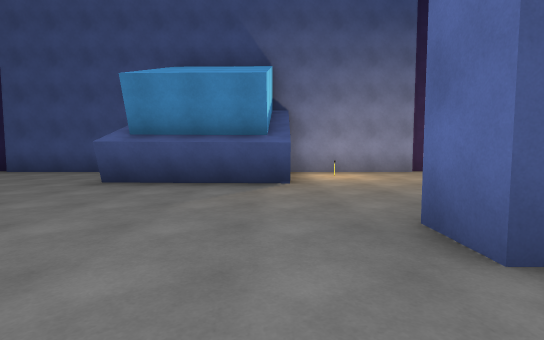
View 1 (above)

18 first-person views from a walk through a Unity game level. The camera is 1.3 m above the floor, tilts 4° down and sees 85° across. The floor is counted in squares, 2 m on a side. Each view is taken from the middle of a square. On the plan, view 1 faces up. The plan holds only what a view shows up to about 9 squares ahead; the rest is blank. The place goes on beyond the plan.

View 2
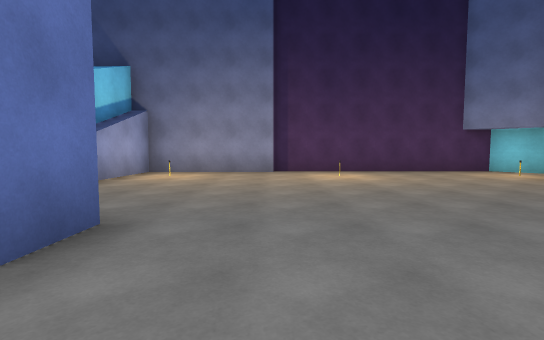

View 3
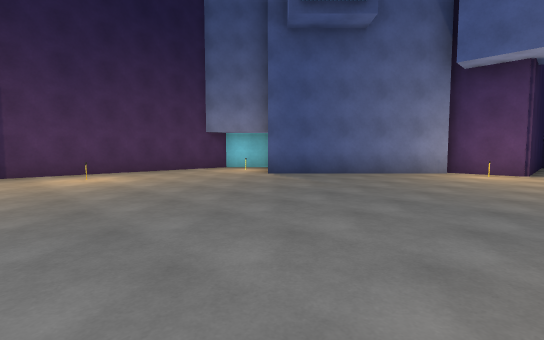

View 4
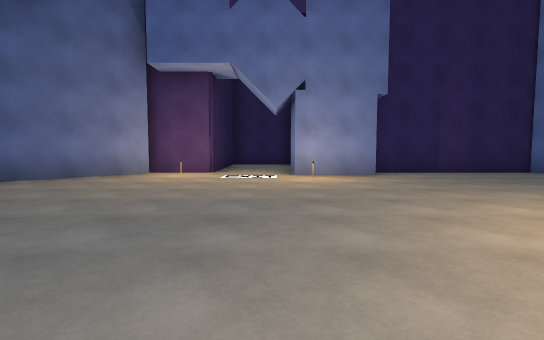

View 5
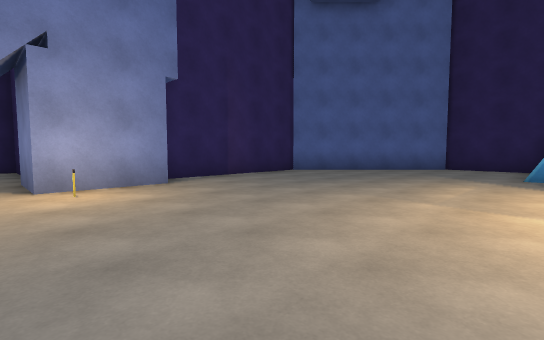

View 6
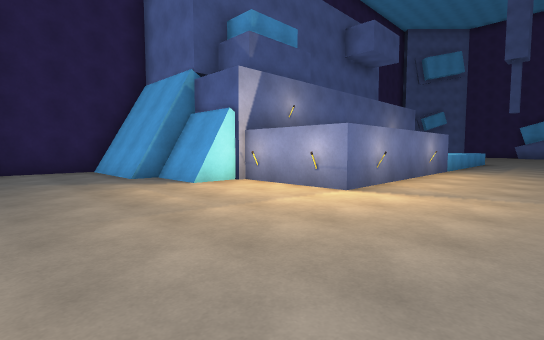

View 7
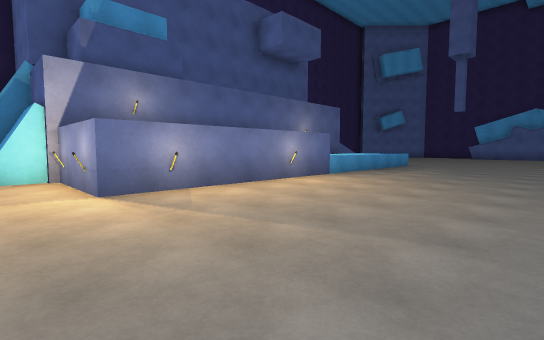

View 8
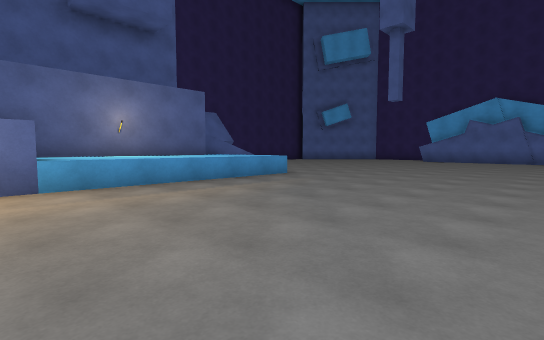

View 9
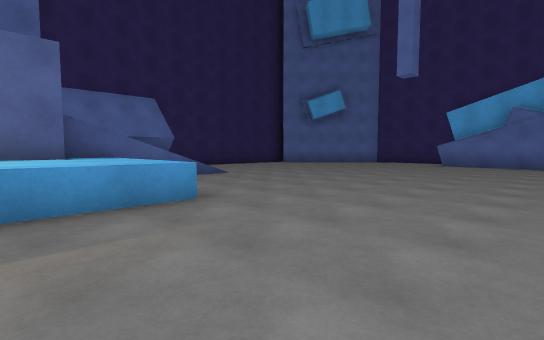

View 10
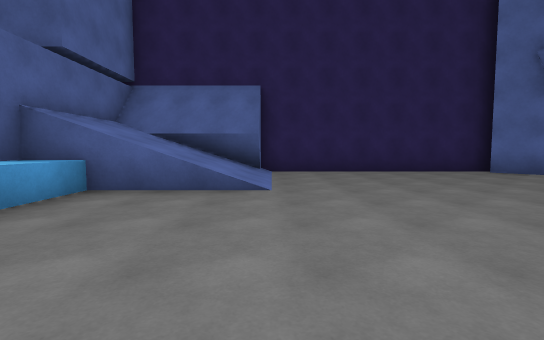

View 11
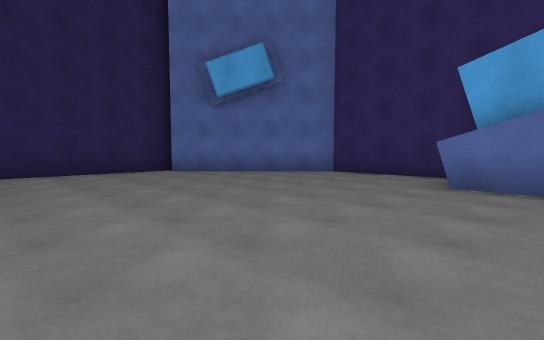

View 12
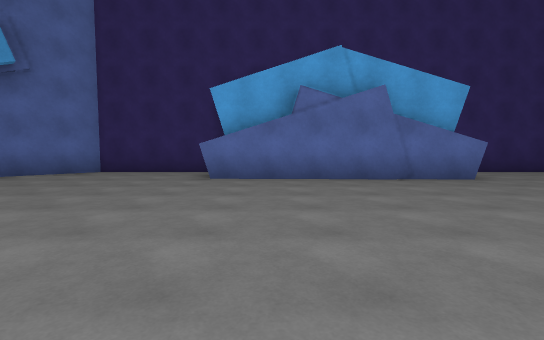

View 13
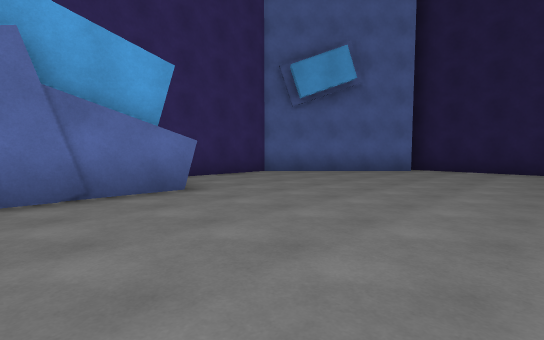

View 14
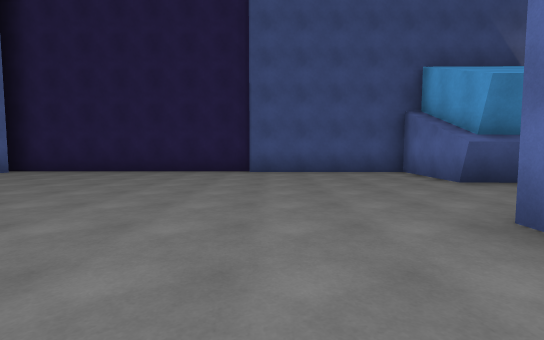

View 15
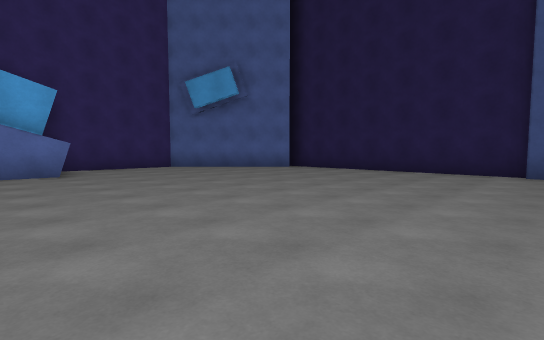

View 16
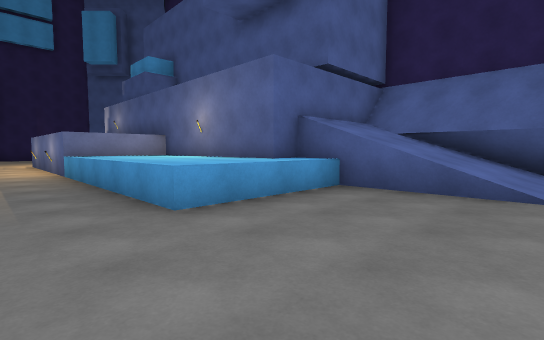

View 17
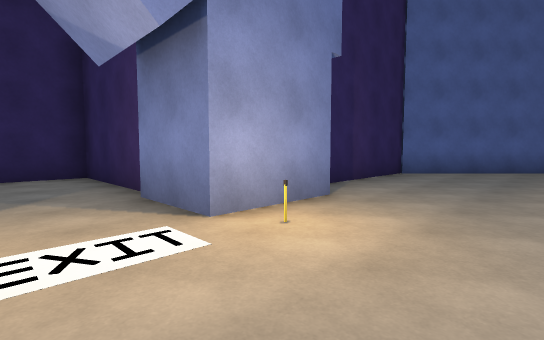

View 18
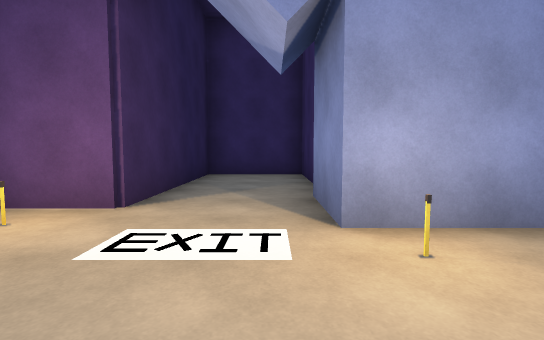

### Floor plan
Key: @ floor where view 1 was taken; # wall or solid block; . floor; / step, stairs or slope; = window, fence, low wall or low ledge; ^ raised ledge; O other object.
Columns run from 18 left of view 1 to 18 right of it. Each row starts with its distance up from view 1.
  9    #############  #############
  8   ##...........#  #...........#
  7  ##............#  #.O...O...O
  6 ##.............####.........##
  5 #............................##
  4 #.............................##
  3 #..............................##
  2 #.............#.....#...........#
  1   #............................O#####
  0   #...............@.................#
 -1   #.................................#
 -2   #...........................O######
 -3   #............................##
 -4   #.................O..O........#
 -5 #............^^^^^^#####O.......#
 -6 #............^^^^^^     ........#
 -7 #............^^#O^^     O.......#
 -8 #.........////#         ##......#
 -9 ##........////#          #.....##
-10  ##.......////#          #....##
-11   ##......////=          #...##
-12    ############          #####

Positions as (right, up) in squares from view 1, and headings:
1: (0, 0), facing up
2: (4, 0), facing up
3: (4, 0), facing up-right
4: (5, -1), facing right
5: (7, -1), facing down-right
6: (10, -2), facing down-left
7: (7, 0), facing down-left
8: (1, 1), facing down-left
9: (-3, -1), facing down-left
10: (-8, -3), facing down
11: (-10, -3), facing down-left
12: (-9, -3), facing left
13: (-11, -1), facing up-left
14: (-7, 0), facing up
15: (-7, 0), facing up-left
16: (-8, -3), facing down-right
17: (10, 0), facing down-right
18: (10, -1), facing right
